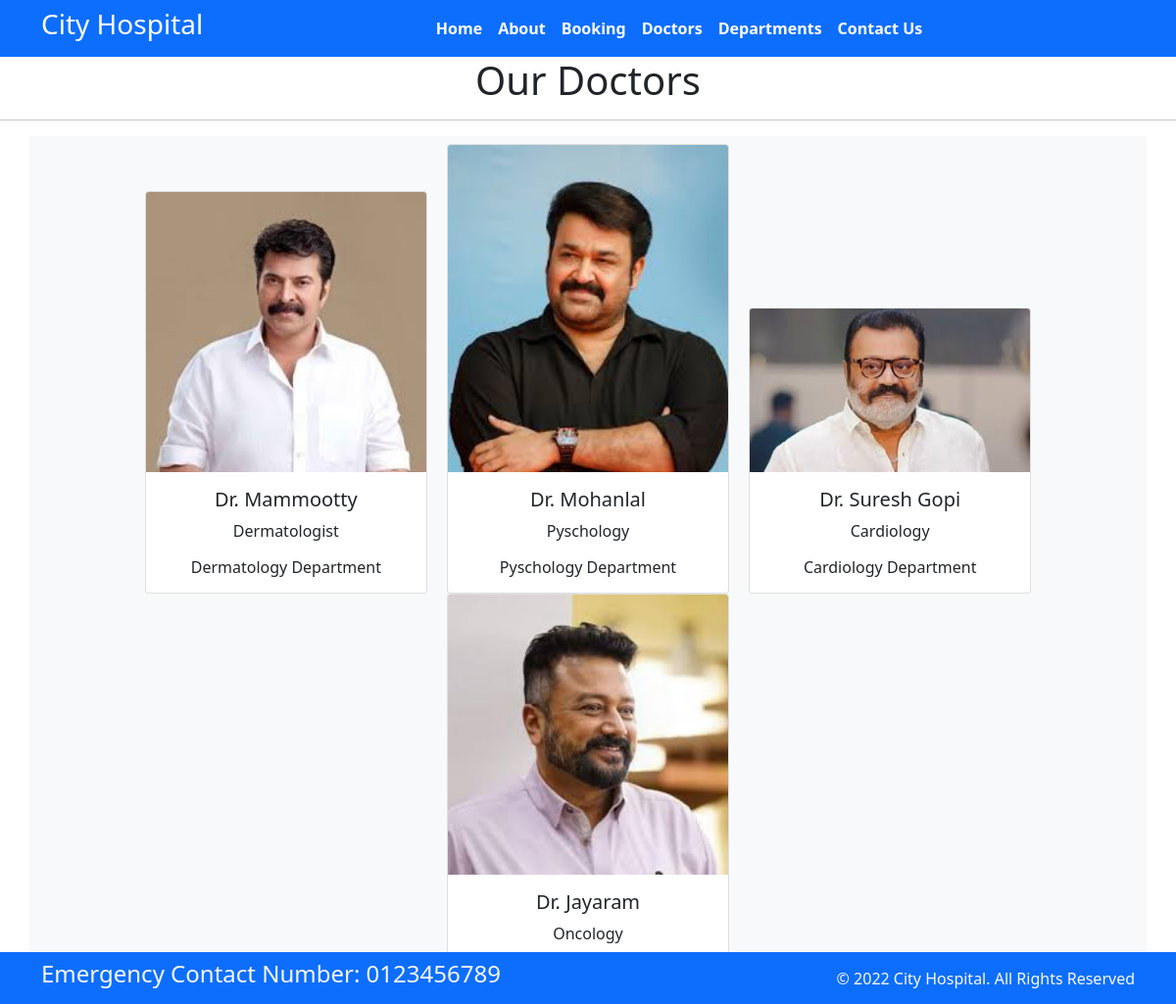
Page /doctors on the earlier database version.
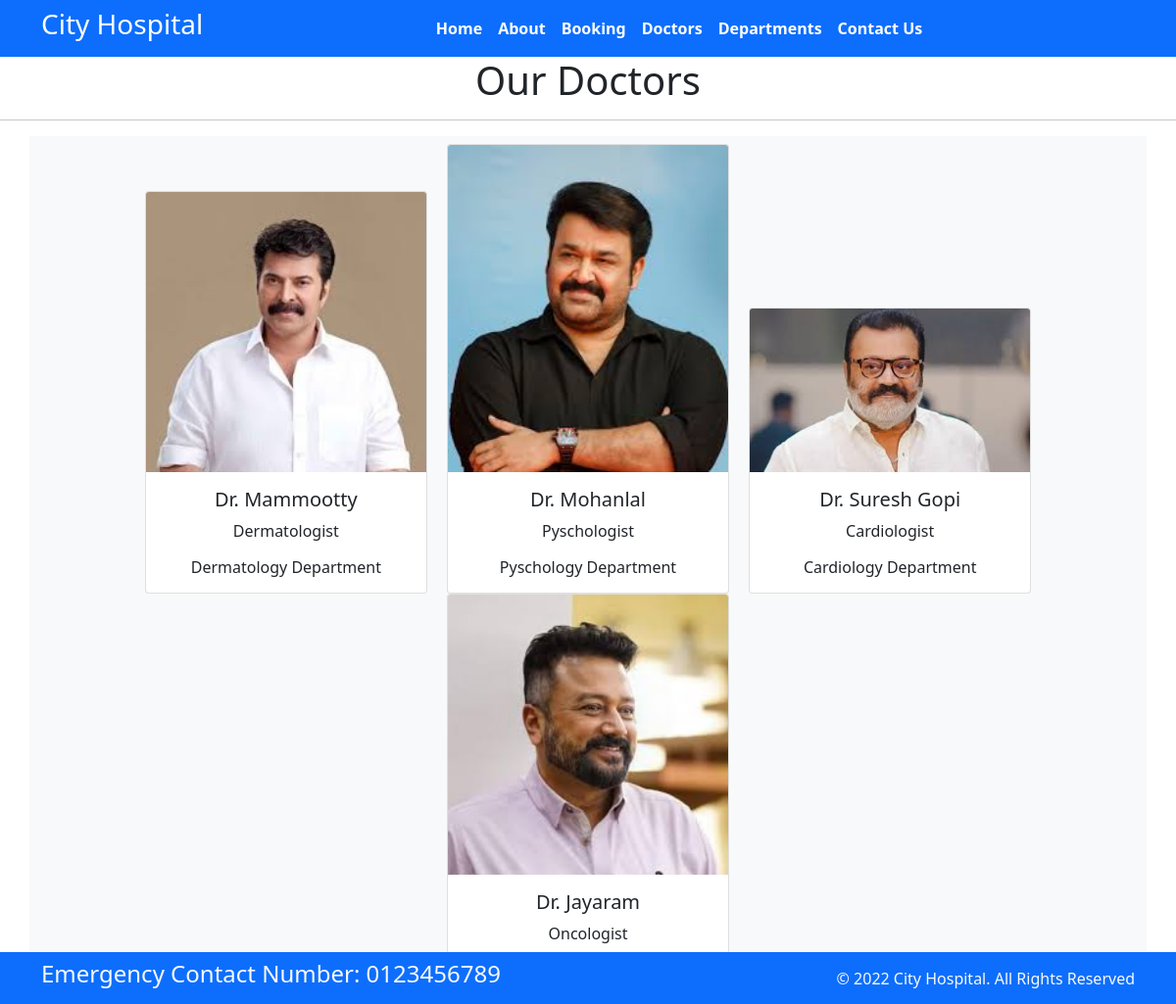
Same page on the later database version.
### home/models.py (models this page shows, shortened)
class Doctors(models.Model):
    doc_name = models.CharField(max_length=255)
    doc_spec = models.CharField(max_length=255)
    dep_name = models.ForeignKey(Departments, on_delete=models.CASCADE)
    doc_image = models.ImageField(upload_to='doctors')

class Departments(models.Model):
    dep_name = models.CharField(max_length=100)
    dep_description = models.TextField()
    def __str__(self):
        return self.dep_name

### home/views.py (the view)
# urls.py: path('doctors', views.doctors, name='doctors'),
def doctors(request):
    dict_docs = {
        'doctors': Doctors.objects.all()
    }
    return render(request, 'doctors.html', dict_docs)

### templates/doctors.html (shortened to what this page needs)
{% extends "base.html" %}
{% block content %}
    <h1 class="text-center">Our Doctors</h1>
    <hr>
    <div class="container text-center bg-light p-2">
        {% for d in doctors %}
            <div class="card text-center mx-2" style="width: 18rem; display: inline-block;">
                <img src="{{d.doc_image.url}}" class="card-img-top" alt="...">
                <div class="card-body">
                  <h5 class="card-title">Dr. {{d.doc_name}}</h5>
                  <p class="card-text">{{d.doc_spec}}</p>
                  <h6 class="card-text">{{d.dep_name}} Department</h6>
                </div>
              </div>
        {%endfor%}
    </div>
{% endblock content %}

Differences in the rows shown:
changed Doctors "Mohanlal": doc_spec "Pyschology" → "Pyschologist"
changed Doctors "Suresh Gopi": doc_spec "Cardiology" → "Cardiologist"
changed Doctors "Jayaram": doc_spec "Oncology" → "Oncologist"
